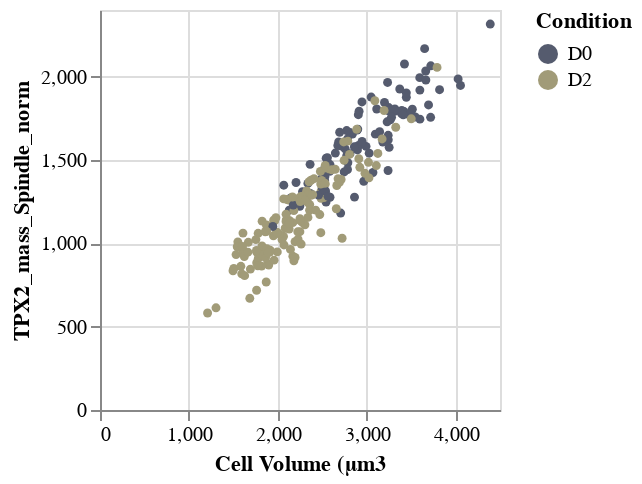

Notebook code for this chart:
### Code cell
SCATTER_CV_TPX22 = alt.Chart(
        data = df, 
        width = 200, 
        height = 200
    ).mark_circle(
        opacity = 1,
        size = 20
    ).encode(
        alt.X("Cell_Volume_um3", title = "Cell Volume (µm3"),
        alt.Y("TPX2_mass_Spindle_norm", title = "TPX2_mass_Spindle_norm"),
        color = alt.Color("Condition", scale = alt.Scale(scheme = colourscheme))
    )
SCATTER_CV_TPX22

### Figure 1 — Vega-Lite specification as saved in the notebook (floating-point values rounded to 4 significant figures; data arrays with more than 128 entries replaced by an {"elided": "..."} marker saying what was removed)
{"config": {"view": {"continuousWidth": 400, "continuousHeight": 300}}, "data": {"name": "data-a11872630e0e1fa542bf927afe29c574"}, "mark": {"type": "circle", "opacity": 1, "size": 20}, "encoding": {"color": {"type": "nominal", "field": "Condition", "scale": {"scheme": "cividis"}}, "x": {"type": "quantitative", "field": "Cell_Volume_um3", "title": "Cell Volume (µm3"}, "y": {"type": "quantitative", "field": "TPX2_mass_Spindle_norm", "title": "TPX2_mass_Spindle_norm"}}, "height": 200, "width": 200, "$schema": "https://vega.github.io/schema/vega-lite/v4.8.1.json", "datasets": {"data-a11872630e0e1fa542bf927afe29c574": {"elided": "247 records"}}}
